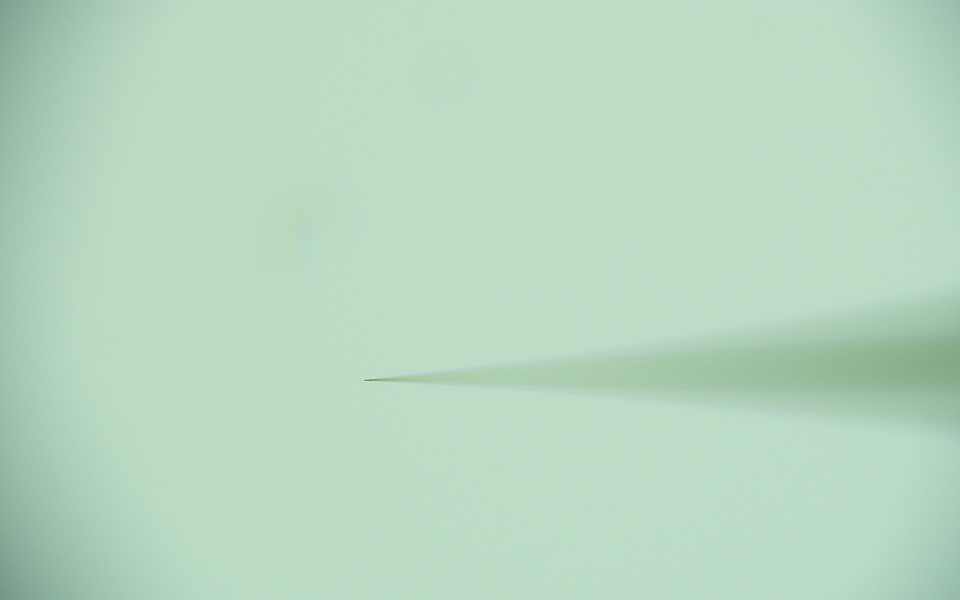
#> input picture test.jpg, 1920 x 1200 px (shown at 1/2 size)
$ python -i methods.py   (imports and definitions only)
#> lines starting #> are read from the running program, lines starting #| are printed output that depends on the picture; after the words box and inside, x2 and y2 are one past the last pixel; in counts of white or black regions, pixels touching at a corner belong together
'''
Author: Simon Yang SimonYang223@163.com
Date: 2023-02-20 14:24:40
LastEditors: Simon Yang SimonYang223@163.com
LastEditTime: 2023-02-20 18:33:31
FilePath: \Contact-Detection-py\methods.py
Description: 这是默认设置,请设置`customMade`, 打开koroFileHeader查看配置 进行设置: https://github.com/OBKoro1/koro1FileHeader/wiki/%E9%85%8D%E7%BD%AE
'''
import cv2
import numpy as np

def findPipetteROI(img):
    m_img_size = img.shape
    img_binarized = np.zeros(m_img_size, np.uint8)
    g_gray = np.zeros(m_img_size, np.uint8)

    m_threshold = (int)(img.mean())

    ret, img_binarized = cv2.threshold(img, m_threshold * 0.75, 255, cv2.THRESH_BINARY_INV)
    # cv2.imshow("img_binarized", img_binarized)

    contours, hierarchy = cv2.findContours(img_binarized, cv2.RETR_TREE, cv2.CHAIN_APPROX_SIMPLE)

    cv2.drawContours(img, contours, -1, (0, 0, 255), 3)
    # cv2.imshow("img", img)

    bounding_boxes = [cv2.boundingRect(cnt) for cnt in contours]

    for bbox in bounding_boxes:
        [x , y, w, h] = bbox
        cv2.rectangle(img, (x, y), (x + w, y + h), (0, 255, 0), 8)
        print("x: {}".format(x))

    cv2.imshow("Micropipette Contours", img)

    cv2.waitKey(0)
    cv2.destroyAllWindows()
    return bounding_boxes

>>> import cv2
>>> picture = cv2.imread('test.jpg', cv2.IMREAD_GRAYSCALE)
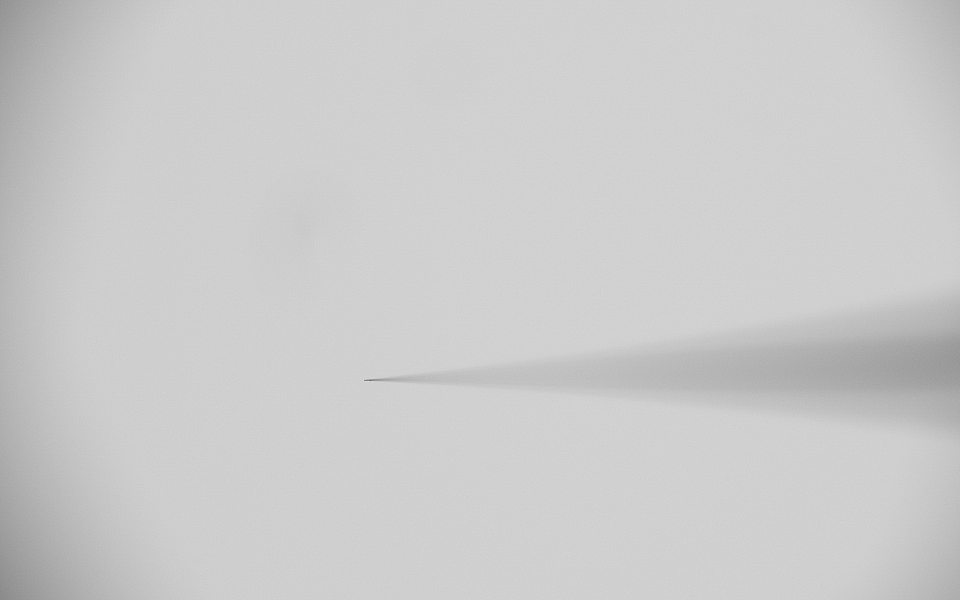
#> picture: shape (1200, 1920) (shown at 1/2 size); min 48, max 222, mean 202.9
>>> result = findPipetteROI(picture)
#> in findPipetteROI, `m_threshold = (int)(img.mean())`: m_threshold = 202
#> in findPipetteROI, `ret, img_binarized = cv2.threshold(img, m_threshold * 0.75, 255, cv2.T..`:
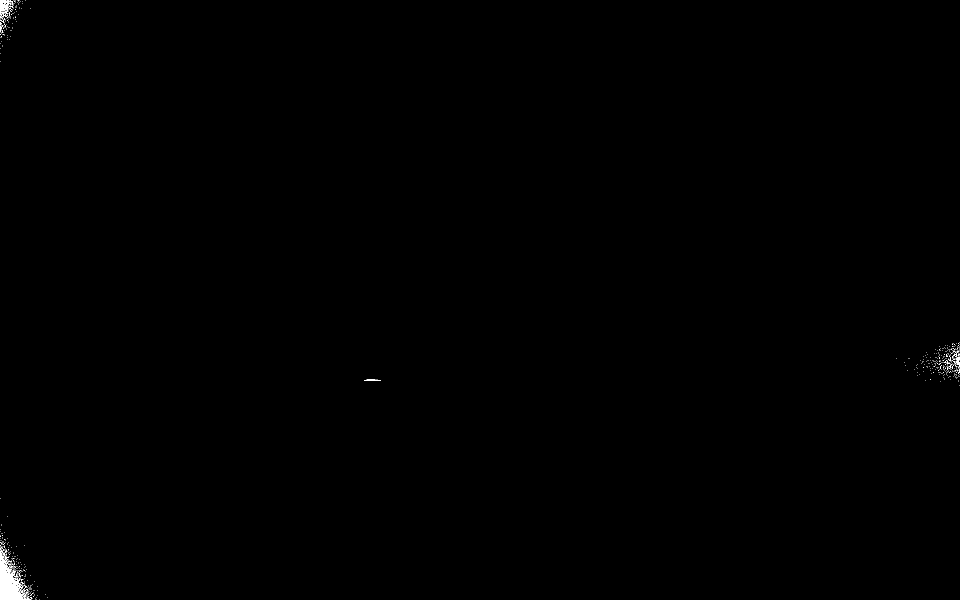
#> img_binarized: shape (1200, 1920) (shown at 1/2 size); 0.18% white; 532 white regions (526 under 20 px)
#> in findPipetteROI, `ret, img_binarized = cv2.threshold(img, m_threshold * 0.75, 255, cv2.T..`: ret = 151
#> in findPipetteROI, `contours, hierarchy = cv2.findContours(img_binarized, cv2.RETR_TREE, c..`: contours = 702 contours, 697 with area under 20; largest, box (x1, y1, x2, y2) and area: (0, 1109, 61, 1200) 2455, (0, 0, 27, 34) 341, (1912, 713, 1920, 733) 32, (728, 759, 762, 762) 26, (19, 1143, 26, 1150) 24
#> in findPipetteROI, `cv2.drawContours(img, contours, -1, (0, 0, 255), 3)`:
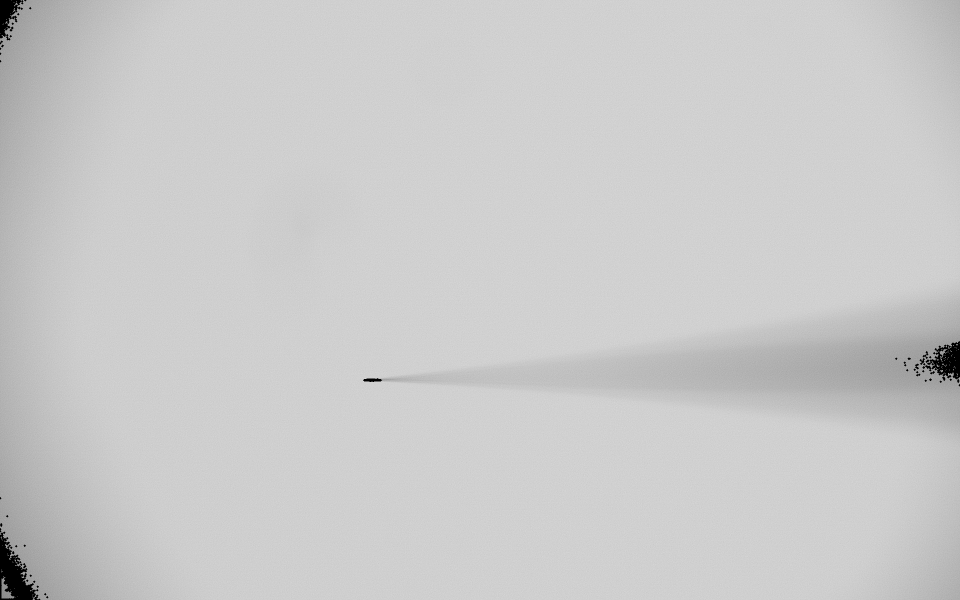
#> img: shape (1200, 1920) (shown at 1/2 size); 0.47% of pixels changed, all inside (x1, y1, x2, y2) = (0, 0, 1920, 1200)
#> in findPipetteROI, `bounding_boxes = [cv2.boundingRect(cnt) for cnt in contours]`: bounding_boxes = 702 items, first 6: (78, 1199, 1, 1), (73, 1199, 1, 1), (71, 1199, 1, 1), (63, 1199, 1, 1), (70, 1196, 1, 1), (56, 1195, 2, 2)
#> the loop in findPipetteROI, `for bbox in bounding_boxes:` made 702 passes
#| x: 78
#| x: 73
#| x: 71
#| x: 63
#| x: 70
#| x: 56
#| x: 94
#| x: 73
#> (further printed lines are left out)
#> after the loop in findPipetteROI, `for bbox in bounding_boxes:`:
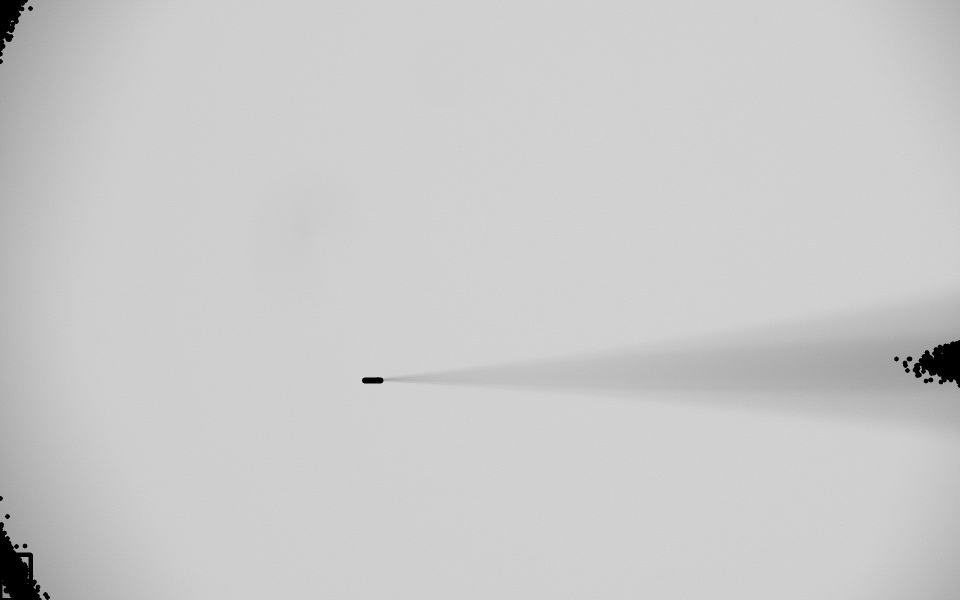
#> img: shape (1200, 1920) (shown at 1/2 size); 0.28% of pixels changed, all inside (x1, y1, x2, y2) = (0, 0, 1920, 1200)
#> result has the same summary as bounding_boxes in findPipetteROI
